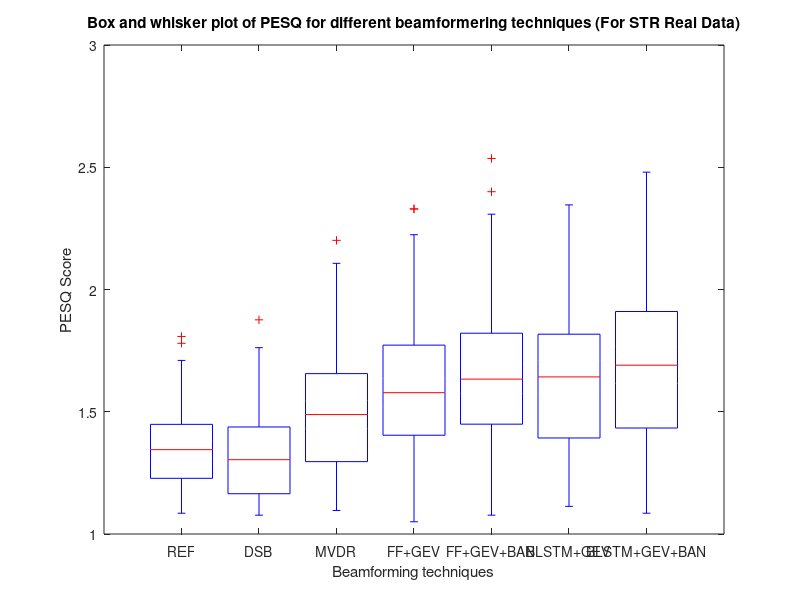

The MATLAB script that drew this image:
clc; clear all; close all;
% https://uk.mathworks.com/help/stats/boxplot.html

load('DSB');
load('MVDR');
load('GEV');
wb_GEV_NOBAN = wb_GEV;
load('REF');
load('GEV+BAN')
wb_GEV_BAN = wb_GEV;
load('FW+BAN')
wb_FW_BAN = wb_GEV;
load('FW')
wb_FW = wb_GEV;


wb_DSB_average = mean(wb_DSB,2);
wb_MVDR_average = mean(wb_MVDR,2);
wb_REF_average = mean(wb_REF,2);
wb_GEV_average = mean(wb_GEV_NOBAN,2);
wb_GEVBAN_average = mean(wb_GEV_BAN,2);
wb_FWBAN_average = mean(wb_FW_BAN,2);
wb_FW_average = mean(wb_FW,2);


fprintf('==================================\n'); 
% display results to screen
fprintf('====================\n'); 
disp('WB-PESQ score for REF:');
fprintf( 'WB MOS LQO  = %5.3f\n', wb_REF_average );

% display results to screen
fprintf('====================\n'); 
disp('WB-PESQ score for DSB:');
fprintf( 'WB MOS LQO  = %5.3f\n', wb_DSB_average );

    % display results to screen
fprintf('====================\n'); 
disp('WB-PESQ score for MVDR:');
fprintf( 'WB MOS LQO  = %5.3f\n', wb_MVDR_average );

    % display results to screen
fprintf('====================\n'); 
disp('WB-PESQ score for GEV:');
fprintf( 'WB MOS LQO  = %5.3f\n', wb_GEV_average );
fprintf('==================================\n'); 

    % display results to screen
fprintf('====================\n'); 
disp('WB-PESQ score for GEV with BAN:');
fprintf( 'WB MOS LQO  = %5.3f\n', wb_GEVBAN_average );

    % display results to screen
fprintf('====================\n'); 
disp('WB-PESQ score for FW with BAN:');
fprintf( 'WB MOS LQO  = %5.3f\n', wb_FWBAN_average );
fprintf('==================================\n'); 

    % display results to screen
fprintf('====================\n'); 
disp('WB-PESQ score for FW with BAN:');
fprintf( 'WB MOS LQO  = %5.3f\n', wb_FW_average );
fprintf('==================================\n');

PESQ_matrix_STR = [wb_REF', wb_DSB', wb_MVDR', wb_FW', wb_FW_BAN', wb_GEV_NOBAN',wb_GEV_BAN'];

figure
boxplot(PESQ_matrix_STR,'Labels',{'REF', 'DSB', 'MVDR', 'FF+GEV', 'FF+GEV+BAN', 'BLSTM+GEV', 'BLSTM+GEV+BAN'})
xlabel('Beamforming techniques')
ylabel('PESQ Score')

title('Box and whisker plot of PESQ for different beamformering techniques (For STR Real Data)')
